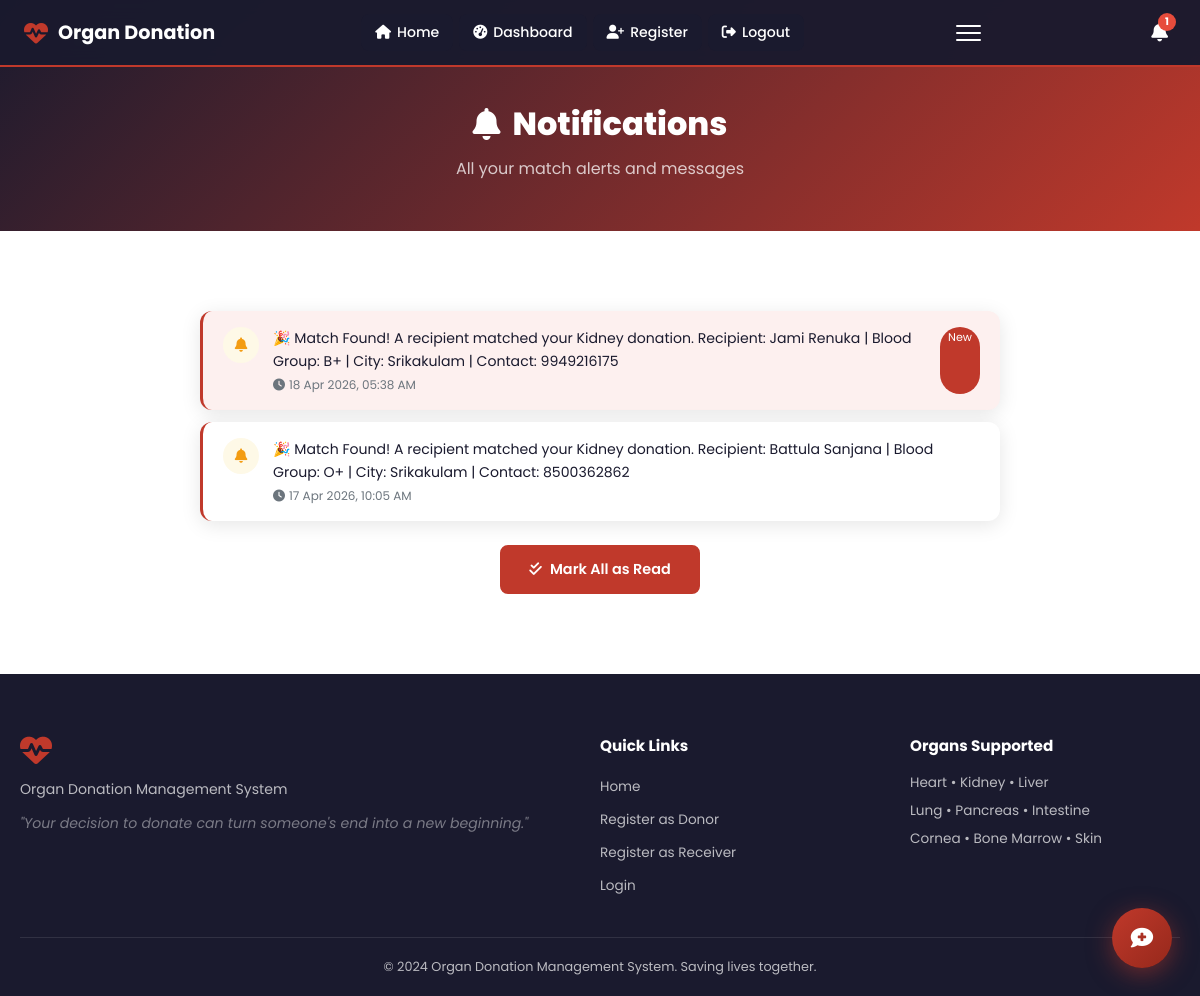
/notifications (signed in), run on the app's committed database.
### app.py (models this page shows)
class Notification(db.Model):
    id         = db.Column(db.Integer, primary_key=True)
    account_id = db.Column(db.Integer, db.ForeignKey('account.id'), nullable=False)
    message    = db.Column(db.String(500), nullable=False)
    sent_on    = db.Column(db.DateTime, default=datetime.utcnow)
    status     = db.Column(db.String(20), default='unread')

### app.py (the view)
@app.route('/notifications')
@login_required
def notifications_page():
    notifs = Notification.query.filter(
        Notification.account_id == current_user.id
    ).order_by(Notification.sent_on.desc()).all()
    return render_template('notifications.html', notifications=notifs)

### app.py (called while the page is built)
@login_manager.user_loader
def load_user(user_id):
    return Account.query.get(int(user_id))

### templates/notifications.html
{% extends "base.html" %}
{% block content %}
<section class="page-hero">
  <div class="page-hero-content">
    <h1><i class="fas fa-bell"></i> Notifications</h1>
    <p>All your match alerts and messages</p>
  </div>
</section>
<section class="section">
  <div class="container" style="max-width:800px">
    {% if notifications %}
    <div class="notifications-list">
      {% for notif in notifications %}
      <div class="notif-item {% if notif.status == 'unread' %}notif-unread{% endif %}">
        <div class="notif-icon"><i class="fas fa-bell"></i></div>
        <div class="notif-content">
          <p>{{ notif.message }}</p>
          <span class="notif-time"><i class="fas fa-clock"></i> {{ notif.sent_on.strftime('%d %b %Y, %I:%M %p') }}</span>
        </div>
        {% if notif.status == 'unread' %}
        <span class="notif-badge">New</span>
        {% endif %}
      </div>
      {% endfor %}
    </div>
    <form method="POST" action="{{ url_for('mark_notifications_read') }}" style="margin-top:1.5rem;text-align:center">
      <button type="submit" class="btn btn-primary">
        <i class="fas fa-check-double"></i> Mark All as Read
      </button>
    </form>
    {% else %}
    <div class="empty-state">
      <i class="fas fa-bell-slash"></i>
      <p>No notifications yet.</p>
    </div>
    {% endif %}
  </div>
</section>
{% endblock %}

### static/css/style.css (style rules this page uses)
*, *::before, *::after { box-sizing: border-box; margin: 0; padding: 0; }
:root { --red: #c0392b; --red-dark: #96281b; --red-light: #e74c3c; --red-pale: #fdf0ef; --white: #ffffff; --dark: #1a1a2e; --gray: #6c757d; --light: #f8f9fa; --border: #e0e0e0; --shadow: 0 4px 20px rgba(0,0,0,0.1); --radius: 12px; }
body { font-family: 'Poppins', sans-serif; color: var(--dark); background: #fff; }
.btn { display: inline-flex; align-items: center; justify-content: center; gap: 8px; width: 200px; padding: 12px 0; border-radius: 8px; font-size: 0.9rem; font-weight: 600; cursor: pointer; border: 2px solid transparent; transition: all 0.3s ease; font-family: 'Poppins', sans-serif; text-align: center; white-space: nowrap; }
.btn-primary { background: var(--red); color: #fff; border-color: var(--red); }
.section { padding: 80px 20px; }
.container { max-width: 1200px; margin: 0 auto; }
.page-hero { background: linear-gradient(135deg, #1a1a2e, #c0392b); padding: 100px 20px 50px; text-align: center; }
.page-hero-content h1 { font-size: 2rem; font-weight: 800; color: #fff; display: flex; align-items: center; justify-content: center; gap: 12px; }
.page-hero-content p { color: rgba(255,255,255,0.75); margin-top: 8px; }
.notifications-list { display: flex; flex-direction: column; gap: 12px; }
.notif-item { display: flex; gap: 14px; background: #fff; border-radius: var(--radius); padding: 16px 20px; box-shadow: var(--shadow); border-left: 3px solid var(--red); }
.notif-icon { width: 36px; height: 36px; background: var(--red-pale); border-radius: 50%; display: flex; align-items: center; justify-content: center; flex-shrink: 0; }
.notif-icon i { color: var(--red); font-size: 0.9rem; }
.notif-content p { font-size: 0.88rem; line-height: 1.6; }
.notif-time { font-size: 0.75rem; color: var(--gray); display: flex; align-items: center; gap: 4px; margin-top: 4px; }
.notif-icon { background: #fef9e7; }
.notif-icon i { color: #f39c12; }
.notif-unread { border-left: 3px solid var(--red); background: var(--red-pale); }
.notif-badge { background: var(--red); color: #fff; font-size: 0.7rem; padding: 2px 8px; border-radius: 20px; flex-shrink: 0; }

### data on the page
Notification: message "🎉 Match Found! A recipient matched your Kidney donation. Recipient: Jami Renuka | Blood Group: B+ | City: Srikakulam | Contact: 9949216175", sent_on "18 Apr 2026, 05:38 AM", status "New"
Notification: message "🎉 Match Found! A recipient matched your Kidney donation. Recipient: Battula Sanjana | Blood Group: O+ | City: Srikakulam | Contact: 8500362862", sent_on "17 Apr 2026, 10:05 AM"
